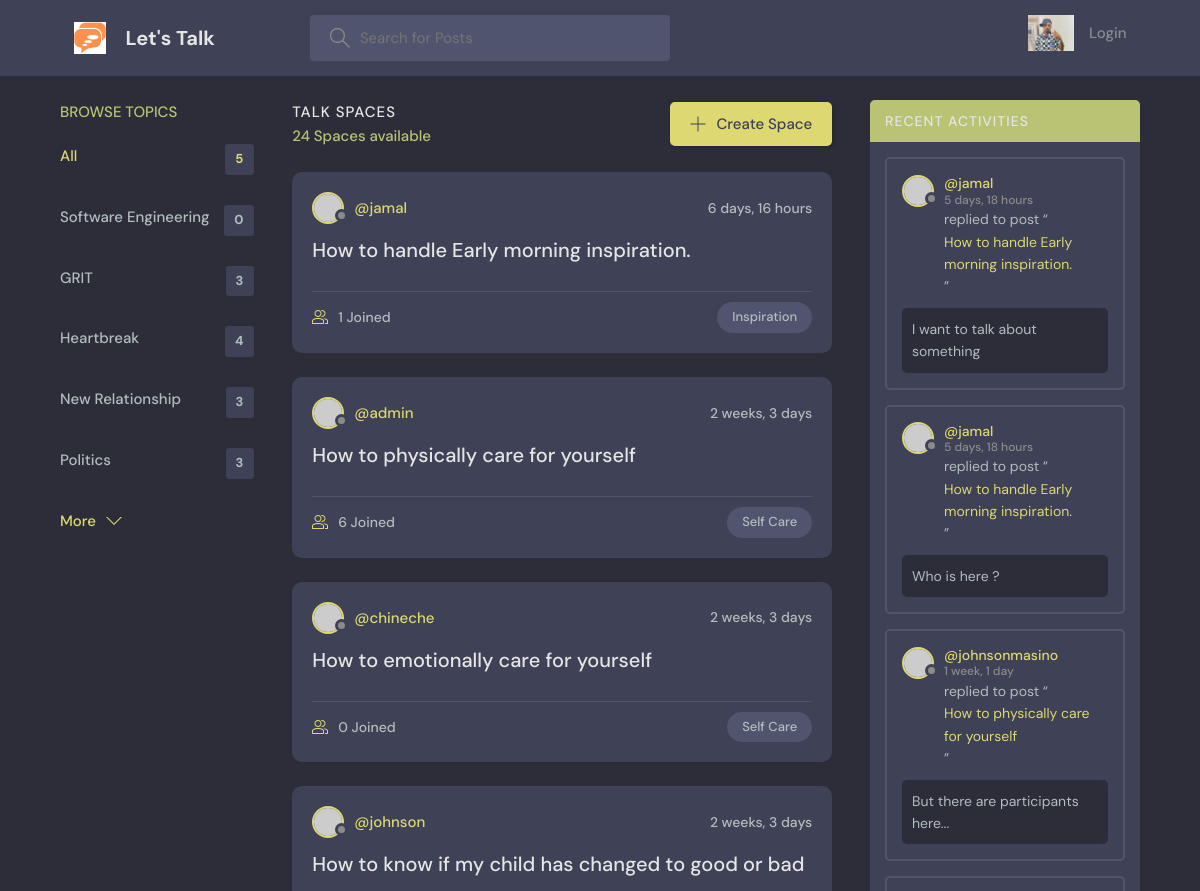
/ (upper part), run on an earlier commit of the app's database.
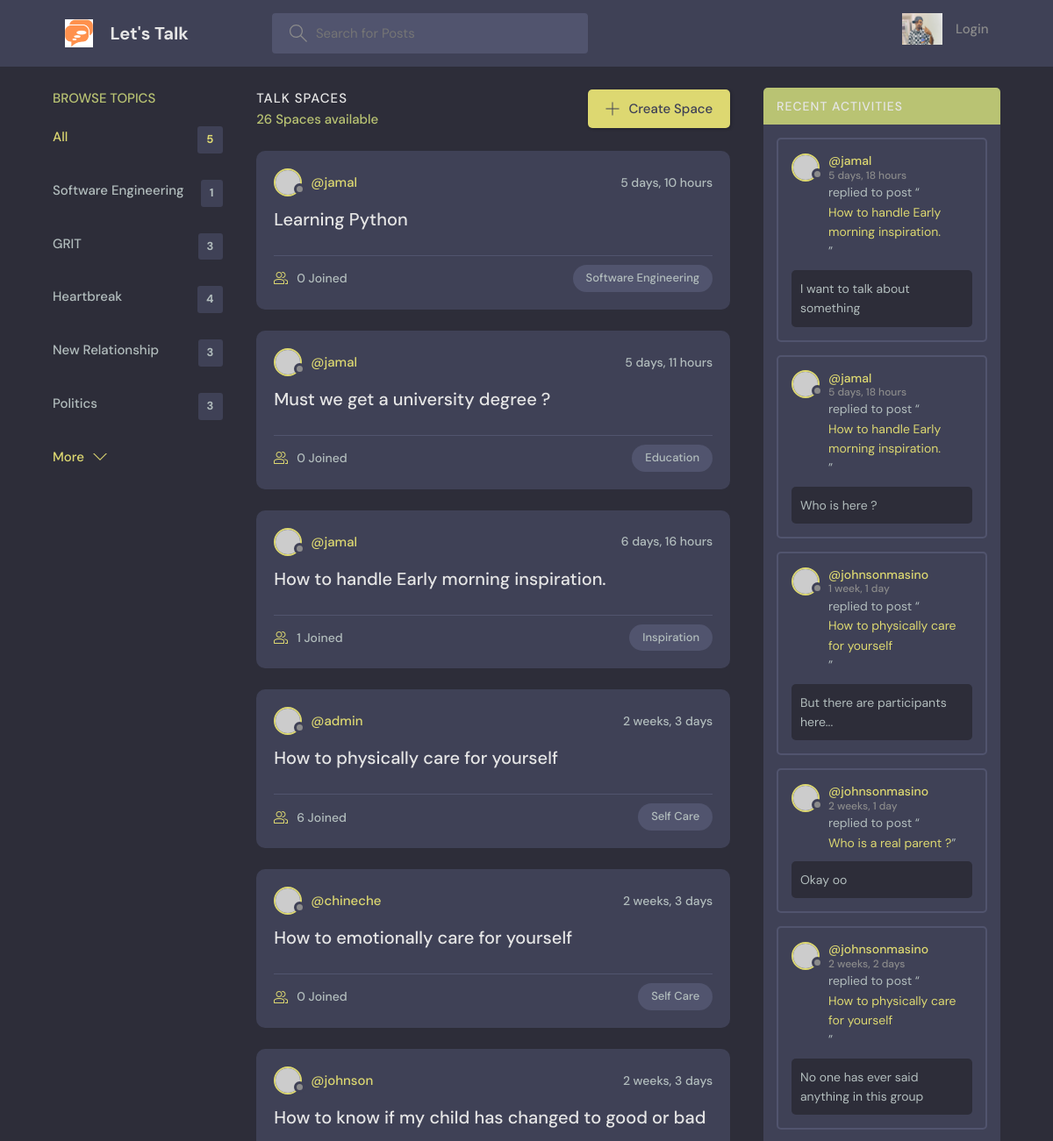
And on a later commit of the database.
### NinazHairline/models.py (models this page shows, shortened)
class Topic(models.Model):
    name = models.CharField(max_length=200)

class Service(models.Model):
    host = models.ForeignKey(User, on_delete=models.SET_NULL, null=True)
    topic = models.ForeignKey(Topic, on_delete=models.SET_NULL, null=True)
    name = models.CharField(max_length=200)
    description = models.TextField(null=True, blank=True)
    participants = models.ManyToManyField(
        User, related_name='participants', blank=True)
    updated = models.DateTimeField(auto_now=True)
    created = models.DateTimeField(auto_now_add=True)
    class Meta:
        ordering = ['-updated', '-created']
    def __str__(self):
        return self.name

class Message(models.Model):
    user = models.ForeignKey(User, on_delete=models.CASCADE)
    service = models.ForeignKey(Service, on_delete=models.CASCADE)
    body = models.TextField()
    updated = models.DateTimeField(auto_now=True)
    created = models.DateTimeField(auto_now_add=True)
    class Meta:
        ordering = ['-updated', '-created']

### NinazHairline/views.py (the view)
# urls.py: path('', views.home, name='home'),
def home(request):
    q = request.GET.get('q') if request.GET.get('q') != None else ''
    services = Service.objects.filter(
        Q(topic__name__icontains=q) |
        Q(name__icontains=q) |
        Q(description__icontains=q)
        )
    topics = Topic.objects.all()[0:5]
    service_count = services.count()
    service_messages = Message.objects.filter(Q(service__topic__name__icontains=q))
    context = {'services': services, 'topics': topics,
    'service_count': service_count, 'service_messages': service_messages}
    return render(request, 'NinazHairline/home.html', context)

### NinazHairline/Templates/NinazHairline/home.html (shortened to what this page needs)
{% extends 'NinazHairline/main.html' %}
{% block content %}
  <main class="layout layout--3">
    <div class="container">
      {% include 'NinazHairline/topics_components.html' %}
      <div class="roomList">
        <div class="roomList__header">
            <div>
              <h2>Talk Spaces</h2>
              <p>{{service_count}} Spaces available</p>
            </div>
            <a class="btn btn--main" href="{% url 'create-service' %}">
              <svg version="1.1" xmlns="http://www.w3.org/2000/svg" width="32" height="32" viewBox="0 0 32 32">
                <title>add</title>
                <path
                  d="M16.943 0.943h-1.885v14.115h-14.115v1.885h14.115v14.115h1.885v-14.115h14.115v-1.885h-14.115v-14.115z"
                ></path>
              </svg>
              Create Space
            </a>
        </div>
        {% include 'NinazHairline/feed_component.html' %}
      </div>
      {% include 'NinazHairline/activity_component.html' %}
    </div>
  </main>
{% endblock %}

### NinazHairline/Templates/NinazHairline/topics_components.html
<div class="topics">
    <div class="topics__header">
        <h2>Browse Topics</h2>
    </div>
    <ul class="topics__list">
        <li>
          <a href="{% url 'home' %}" class="active">All <span>{{topics.count}}</span></a>
        </li>
        {% for topic in topics %}
        <li>
          <a href="{% url 'home'  %}?q={{topic.name}}">{{topic.name}}<span>{{topic.service_set.all.count}}</span></a>
        </li>
        {% endfor %}
    </ul>
    <a class="btn btn--link" href="{% url 'topics' %}">
        More
        <svg version="1.1" xmlns="http://www.w3.org/2000/svg" width="32" height="32" viewBox="0 0 32 32">
          <title>chevron-down</title>
          <path d="M16 21l-13-13h-3l16 16 16-16h-3l-13 13z"></path>
        </svg>
    </a>
  </div>

### NinazHairline/Templates/NinazHairline/feed_component.html (shortened to what this page needs)
{% for service in services %}
<div class="roomListRoom">
    <div class="roomListRoom__header">
      <a href="{% url 'user-profile' service.host.id %}" class="roomListRoom__author">
        <div class="avatar avatar--small">
          <img src="https://randomuser.me/api/portraits/women/11.jpg" />
        </div>
        <span>@{{service.host.username}}</span>
      </a>
      <div class="roomListRoom__actions">
        <span>{{service.created|timesince}}</span>
      </div>
    </div>
    <div class="roomListRoom__content">
      <a href="{% url 'service' service.id %}">{{service.name}}</a>
    </div>
    <div class="roomListRoom__meta">
      <a href="{% url 'service' service.id %}" class="roomListRoom__joined">
        {{service.participants.all.count}} Joined
      </a>
      <p class="roomListRoom__topic">{{service.topic.name}}</p>
    </div>
</div>
{% endfor %}

### NinazHairline/Templates/NinazHairline/activity_component.html (shortened to what this page needs)
<div class="activities">
    <div class="activities__header">
        <h2>Recent Activities</h2>
    </div>
    {% for message in service_messages %}
    <div class="activities__box">
      <div class="activities__boxHeader roomListRoom__header">
          <a href="{% url 'user-profile' message.user.id %}" class="roomListRoom__author">
            <div class="avatar avatar--small">
              <img src="https://randomuser.me/api/portraits/women/11.jpg" />
            </div>
            <p>
              @{{message.user}}
              <span>{{message.created|timesince}}</span>
            </p>
          </a>
      </div>
      <div class="activities__boxContent">
          <p>replied to post “<a href="{% url 'service' message.service.id %}">{{message.service}}</a>”</p>
          <div class="activities__boxRoomContent">
            {{message.body}}
          </div>
      </div>
    </div>
    {% endfor %}
  </div>

What changed in the data, as far as the page shows it:
computed for Topic "Software Engineering": service_set.all.count "0" → "1"
added Service: host.username "jamal", created "5 days, 10 hours", name "Learning Python", participants.all.count "0", topic.name "Software Engineering"
added Service: host.username "jamal", created "5 days, 11 hours", name "Must we get a university degree ?", participants.all.count "0", topic.name "Education"
now on this page (row unchanged): Message: user "johnsonmasino", created "2 weeks, 1 day", service "Who is a real parent ?", body "Okay oo"
now on this page (row unchanged): Message: user "johnsonmasino", created "2 weeks, 2 days", service "How to physically care for yourself", body "No one has ever said anything in this group"
Also different on the page:
{{ service_count }}: "24" → "26"
